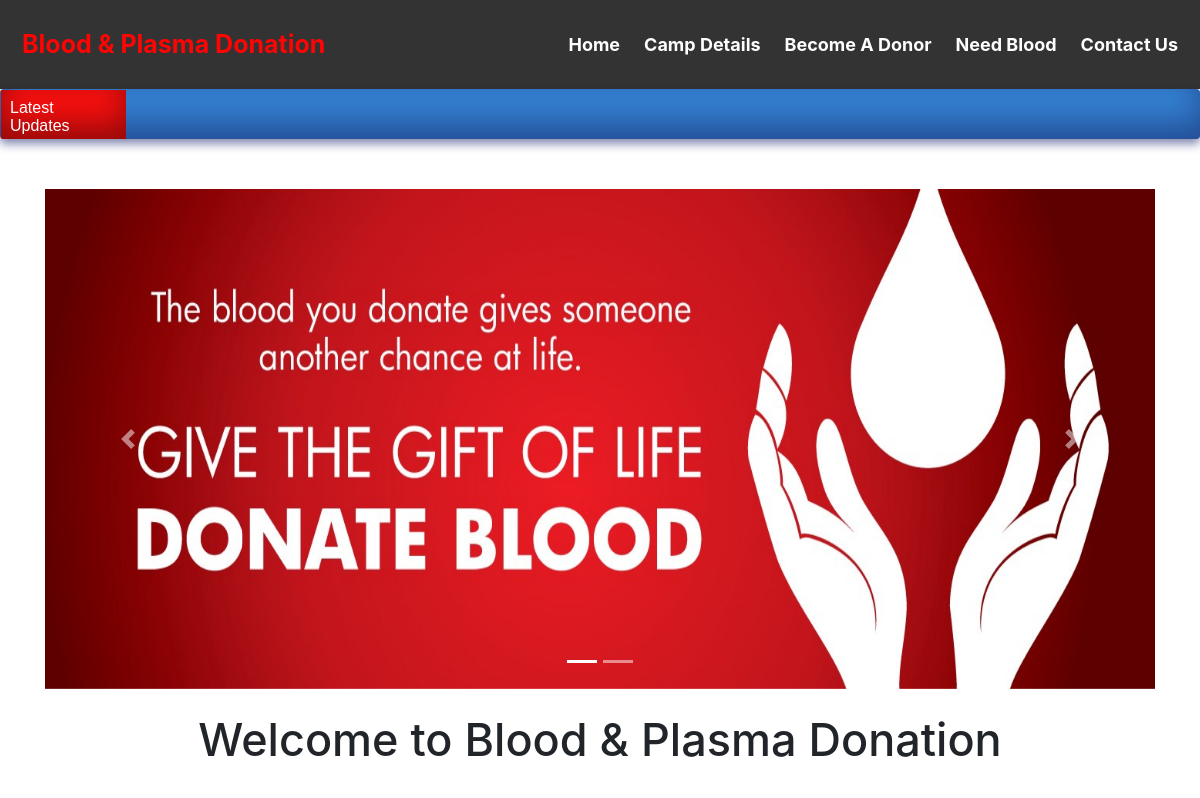
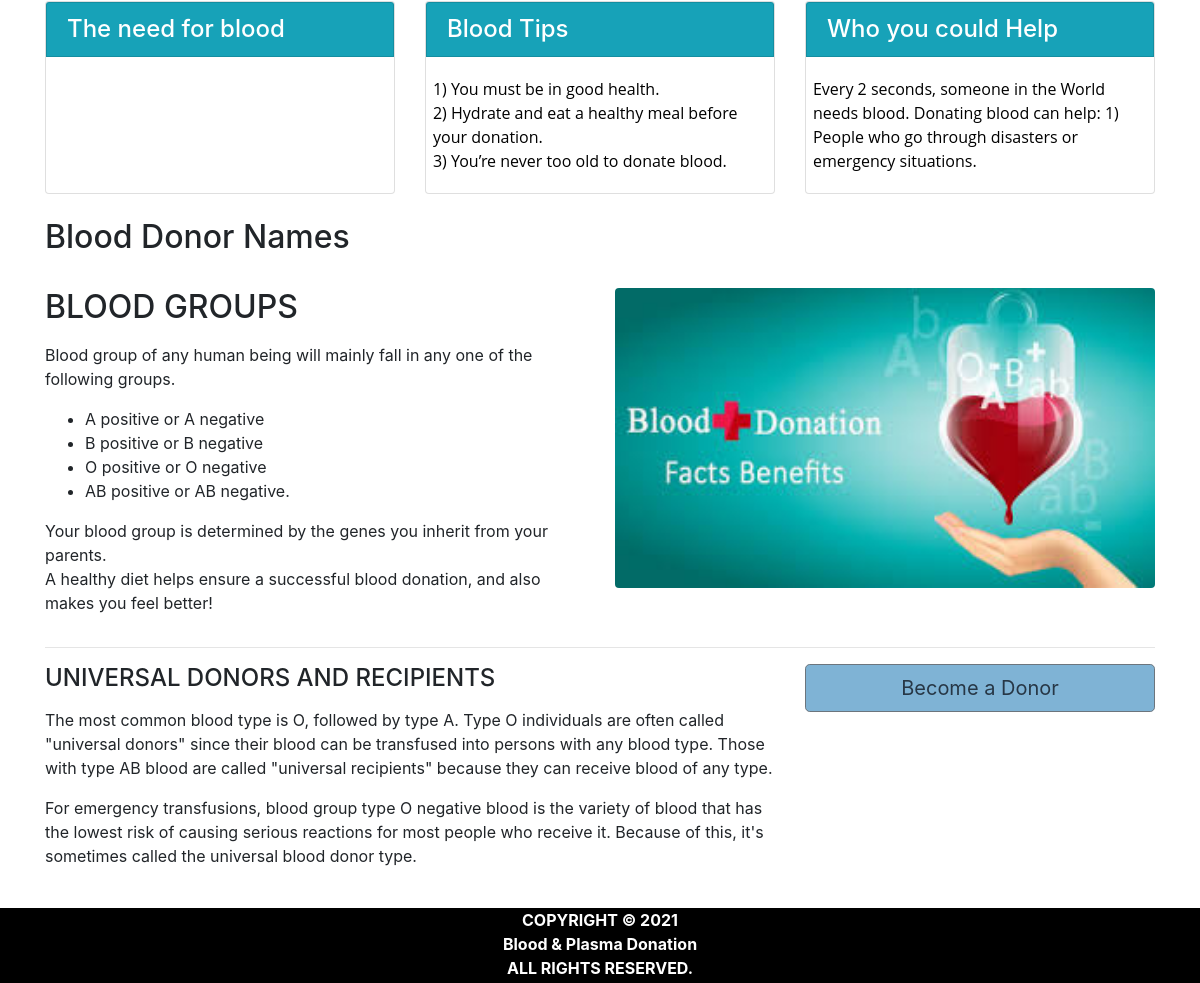
The app's page /home.php with its own data (2 pictures, top to bottom).
### tables this page shows
create table pages(
page_id int NOT NULL auto_increment UNIQUE,
page_name varchar(255) NOT NULL,
page_type varchar(255) NOT NULL,
page_data longtext NOT NULL
);

### home.php (the view, shortened to what this page needs)
<!DOCTYPE html>
<html lang="en">
<head>
  <link rel="stylesheet" href="https://maxcdn.bootstrapcdn.com/bootstrap/4.5.2/css/bootstrap.min.css">
</head>
<body>
<div class="header">
<?php
$active="home";
include('head.php'); ?>
</div>
<?php include'ticker.php'; ?>
  <div id="page-container" style="margin-top:50px; position: relative;min-height: 84vh;   ">
    <div class="container">
    <div id="content-wrap"style="padding-bottom:75px;">
  <div id="demo" class="carousel slide" data-ride="carousel">
    <ul class="carousel-indicators">
      <li data-target="#demo" data-slide-to="0" class="active"></li>
      <li data-target="#demo" data-slide-to="1"></li>
    </ul>
    <div class="carousel-inner">
      <div class="carousel-item active">
        <img src="image\blood_donationcover.jpeg" alt="blood_donationcover.jpeg" width="100%" height="500">
      </div>
    </div>
    <a class="carousel-control-prev" href="#demo" data-slide="prev">
      <span class="carousel-control-prev-icon"></span>
    </a>
    <a class="carousel-control-next" href="#demo" data-slide="next">
      <span class="carousel-control-next-icon"></span>
    </a>
  </div>
<br>
        <h1 style="text-align:center;font-size:45px;">Welcome to Blood & Plasma Donation </h1>
<br>
        <div class="row">
            <div class="col-lg-4 mb-4">
                <div class="card">
                    <h4 class="card-header card bg-info text-white" >The need for blood</h4>
                        <p class="card-body overflow-auto" style="padding-left:2%;height:120px;text-align:left;">
                         </p>
                </div>
            </div>
            <div class="col-lg-4 mb-4">
                <div class="card">
                    <h4 class="card-header card bg-info text-white">Blood Tips</h4>
                    <p class="card-body overflow-auto" style="padding-left:2%;height:120px;text-align:left;">
                      <?php
                        include 'conn.php';
                        $sql=$sql= "select * from pages where page_type='bloodtips'";
                        $result=mysqli_query($conn,$sql);
                        if(mysqli_num_rows($result)>0)   {
                            while($row = mysqli_fetch_assoc($result)) {
                              echo $row['page_data'];
                            }
                          }
                       ?>
                     </p>
                        </div>
            </div>
            <div class="col-lg-4 mb-4">
                <div class="card">
                    <h4 class="card-header card bg-info text-white" >Who you could Help</h4>
                    <p class="card-body overflow-auto" style="padding-left:2%;height:120px;text-align:left;">
                      <?php
                        include 'conn.php';
                        $sql=$sql= "select * from pages where page_type='whoyouhelp'";
                        $result=mysqli_query($conn,$sql);
                        if(mysqli_num_rows($result)>0)   {
                            while($row = mysqli_fetch_assoc($result)) {
                              echo $row['page_data'];
                            }
                          }
                       ?>
                     </p>
                        </div>
            </div>
</div>
        <h2>Blood Donor Names</h2>
<br>
        <div class="row">
            <div class="col-lg-6">
                <h2>BLOOD GROUPS</h2>
                <p>
                  <?php
                    include 'conn.php';
                    $sql=$sql= "select * from pages where page_type='bloodgroups'";
                    $result=mysqli_query($conn,$sql);
                    if(mysqli_num_rows($result)>0)   {
                        while($row = mysqli_fetch_assoc($result)) {
                          echo $row['page_data'];
                        }
                      }
                   ?></p>
            </div>
            <div class="col-lg-6">
                <img class="img-fluid rounded" src="image\facts.jpg" alt="Card image" style="width:100%;height:300px" >
            </div>
        </div>
        <hr>
        <div class="row mb-4">
            <div class="col-md-8">
            <h4>UNIVERSAL DONORS AND RECIPIENTS</h4>
            <p>
              <?php
                include 'conn.php';
                $sql=$sql= "select * from pages where page_type='universal'";
                $result=mysqli_query($conn,$sql);
                if(mysqli_num_rows($result)>0)   {
                    while($row = mysqli_fetch_assoc($result)) {
                      echo $row['page_data'];
                    }
                  }
               ?></p>
              </div>
            <div class="col-md-4">
                <a class="btn btn-lg btn-secondary btn-block" href="donate_blood.php" style="align:center; background-color:#7FB3D5;color:#273746 ">Become a Donor </a>
            </div>
        </div>
    </div>
  </div>
  <?php include('footer.php');?>
</div>
</body>
</html>

### head.php (shortened to what this page needs)
<html>
<head>
</head>
<body>
  <div class="header">
    <a href="home.php" class="logo"<?php if($active=='home') echo "class='logo2'"; ?>>Blood & Plasma Donation </a>
    <div class="header-right">
    <a href="home.php"  <?php if($active=='about') echo "class='act'"; ?> >Home</a>
    <a href="camp_details.php"  <?php if($active=='camp') echo "class='act'"; ?>>Camp Details</a>
      <a href="donate_blood.php"  <?php if($active=='donate') echo "class='act'"; ?>>Become A Donor</a>
      <a href="need_blood.php" <?php if($active=='need') echo "class='act'"; ?>>Need Blood</a>
      <a href="contact_us.php" <?php if($active=='contact') echo "class='act'"; ?>>Contact Us</a>
    </div>
  </div>
</body>
</html>

### ticker.php (shortened to what this page needs)
<html>
<head>
</head>
<body>
<div class="news blue">
<span style="background-color:#F60F0F;width:125px;height:50px">Latest Updates</span>
</div>
</body>
</head>
</html>

### footer.php (shortened to what this page needs)
<html>
<head>
</head>
<body>
  <div id="footer" >
  <b><center>COPYRIGHT © 2021<br>
  Blood & Plasma Donation
  <br>
  ALL RIGHTS RESERVED.
  </center>
  </div>
</body>
</html>

### head.php (style rules this page uses)
.header { overflow:hidden; background-color: #333; top: 0; width:100%; padding: 10px 5px; color:#FF0404 ; }
.header a { float: left; color: white; text-align: center; padding: 12px; text-decoration: none; font-size: 18px; line-height: 25px; border-radius: 4px; font-weight:bold; }
.header a.logo { font-size: 25px; font-weight: bold; color:#FF0404 ; }
.header-right { float: right; }

### ticker.php (style rules this page uses)
.blue { background: #347fd0; }
.news { box-shadow: inset 0 -15px 30px rgba(10,4,60,0.4), 0 5px 10px rgba(10,20,100,0.5); width: 100%; height:50px; margin-top:0px; overflow: hidden; border-radius: 4px; padding: 1px; -webkit-user-select: none; }
.news span { float: left; color: #fff; padding: 9px; position: relative; top: 1%; box-shadow: inset 0 -15px 30px rgba(0,0,0,0.4); font: 16px 'Raleway', Helvetica, Arial, sans-serif; -webkit-font-smoothing: antialiased; -webkit-user-select: none; cursor: pointer; }

### footer.php (style rules this page uses)
#footer { position:absolute; left: 0; bottom: 0; width: 100%; height: 75px; background-color:#000000; color:white; text-align: center; }

### records on screen
pages: page_data "1) You must be in good health. 2) Hydrate and eat a healthy meal before your donation. 3) You’re never too old to donate blood."
pages: page_data "Every 2 seconds, someone in the World needs blood. Donating blood can help: 1) People who go through disasters or emergency situations."
pages: page_data "Blood group of any human being will mainly fall in any one of the following groups. A positive or A negative B positive or B negative O positive or O negative AB positive or AB negative. Your blood group is determined by the genes you inherit from your parents. A healthy diet helps ensure a successful blood donation, and also makes you feel better!"
pages: page_data "The most common blood type is O, followed by type A. Type O individuals are often called \"universal donors\" since their blood can be transfused into persons with any blood type. Those with type AB blood are called \"universal recipients\" because they can receive blood of any type. For emergency transfusions, blood group type O negative blood is the variety of blood that has the lowest risk of causing serious reactions for most people who receive it. Because of this, it's sometimes called the universal blood donor type."
